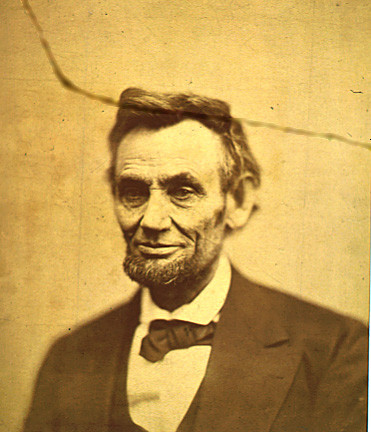
#> input picture images/originales/lincoln.jpg, 371 x 432 px
$ python inpaint_opencv.py
#> lines starting #> are read from the running program, lines starting #| are printed output that depends on the picture; after the words box and inside, x2 and y2 are one past the last pixel; in counts of white or black regions, pixels touching at a corner belong together
import numpy as np
import cv2

# [9 lines of commented-out code are left out]
img = cv2.imread("../images/originales/lincoln.jpg")
#> img is the input picture: shape (432, 371, 3); mean B, G, R 82.8, 156, 193.4
#d_img = cv2.imread("../images/d_lincoln.jpg")


mask = cv2.imread("../images/mask/linc-mask.bmp")
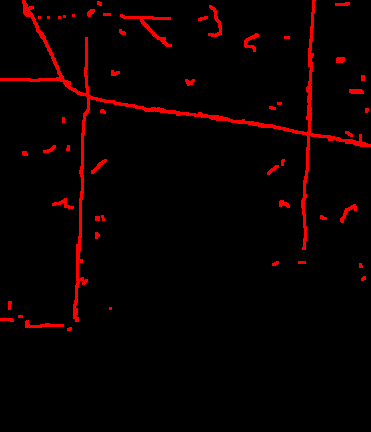
#> input picture images/mask/linc-mask.bmp, 371 x 432 px
#> mask is the input picture: shape (432, 371, 3); mean B, G, R 0, 0, 9.4

ret,thresh1 = cv2.threshold(mask,1,255,cv2.THRESH_BINARY)
mask3 = cv2.cvtColor(thresh1,cv2.COLOR_RGB2GRAY, 1)
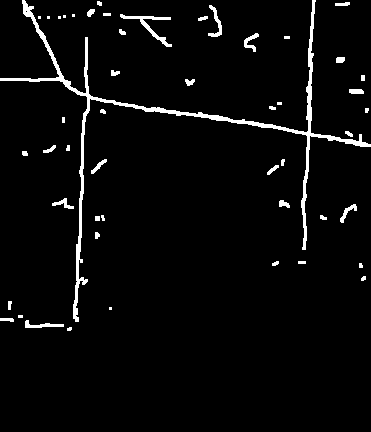
#> mask3: shape (432, 371); values 0 (black) and 29 (white), 3.7% white; 50 white regions (14 under 20 px), largest, box (x1, y1, x2, y2) and area: (0, 0, 371, 322) 3738, (120, 14, 172, 47) 324, (208, 5, 222, 37) 155
dst = cv2.inpaint(img,mask3 ,3,cv2.INPAINT_TELEA) #INPAINT_TELEA or INPAINT_NS


cv2.imshow('Originale', img)
cv2.imshow('Mask',mask3)
cv2.imshow('dst',dst)
cv2.waitKey(0)
cv2.destroyAllWindows()

cv2.imwrite('resultLinc2OpenCV.jpg',dst)
